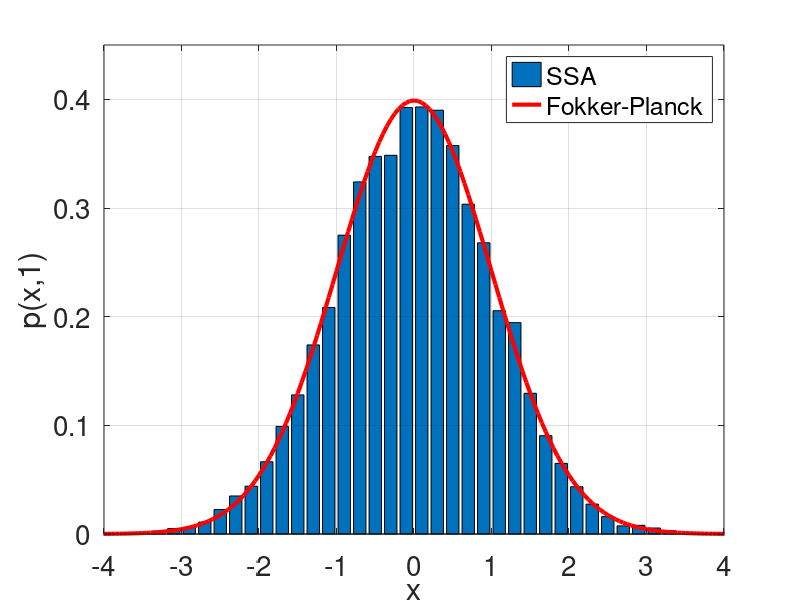

MATLAB code for this plot:
function CH3_FP1

dt=0.001;
finaltime=1; 

n=finaltime/dt;
numberofrealizations=1000;
xg=-5:0.05:5;

x=-4.9:0.2:4.9;
hist=zeros(length(x),1);

for j=1:10
    dX = sqrt(dt)*randn(n,numberofrealizations);   
    position=sum(dX);             
    for i=1:numberofrealizations
        hist(round(5*position(i)+25.5))=hist(round(5*position(i)+25.5))+1;
    end
end

hist=hist/numberofrealizations/2;

gaussian=exp(-xg.*xg/2)/(sqrt(2*pi));

%% Plotting
figure(1);
bar(x,hist);
hold on;
plot(xg,gaussian,'r','Linewidth',3);
xlabel('x');
ylabel('p(x,1)');
legend('SSA','Fokker-Planck');
set(gca,'XTick',[-4 -3 -2 -1 0 1 2 3 4]);
axis([-4 4 0 0.45]);
set(gca,'Fontsize',20);
grid on;
